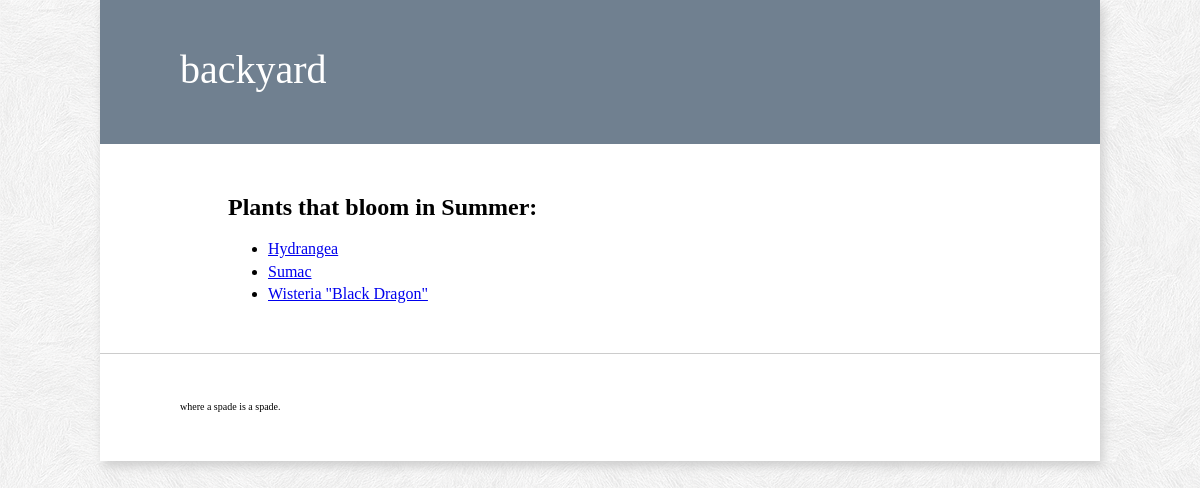
Page /plants/bloom_time/Summer/ on the earlier database version.
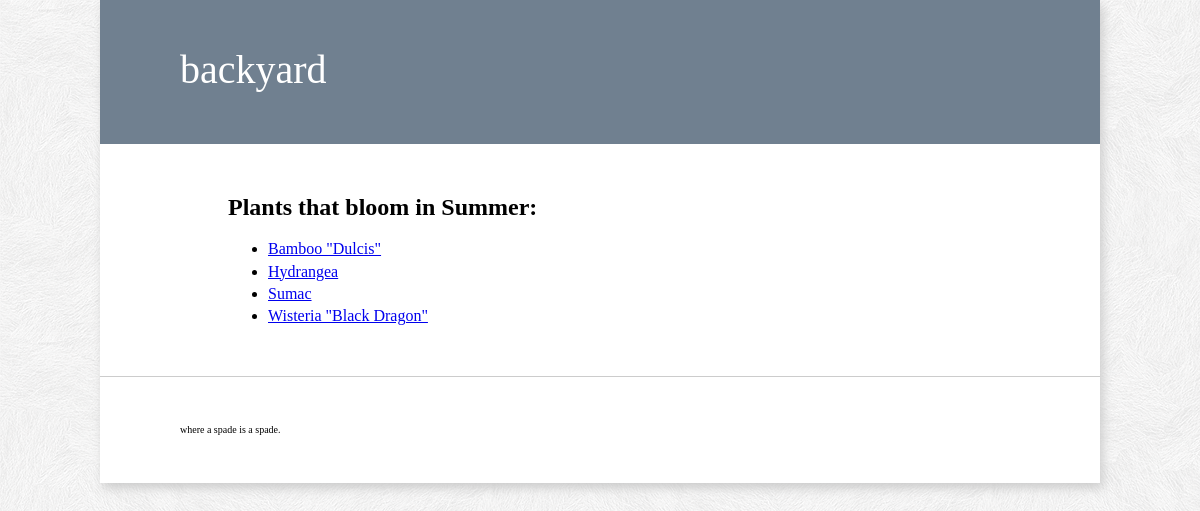
Same page on the later database version.
### plant/models.py (models this page shows)
class Plant(models.Model):
    common_name = models.CharField(max_length=50)
    genus = models.CharField(max_length=50)
    species = models.CharField(max_length=50)
    zone = models.IntegerField()
    featureColor = models.CharField(max_length=20)
    nativeRegion = models.CharField(max_length=50)
    thingy = models.CharField(max_length=50, blank="True")
    plantDescription = models.TextField()
    plantType = models.CharField(max_length=20)
    SPRING = 'Spring'
    SUMMER = 'Summer'
    FALL = 'Fall'
    WINTER = 'Winter'
    BLOOM_TIME_CHOICES = (
        (SPRING, 'Spring'),
        (SUMMER, 'Summer'),
        (FALL, 'Fall'),
        (WINTER, 'Winter'),
    )
    bloom_time = models.CharField(max_length=15,
        choices=BLOOM_TIME_CHOICES,
        default=SPRING
    )
    FULL_SUN = 'Full Sun'
    PART_SUN = 'Part Sun'
    SHADE = 'Shade'
    SUN_NEEDS_CHOICES = (
        (FULL_SUN, 'Full Sun'),
        (PART_SUN, 'Part Sun'),
        (SHADE, 'Shade'),
    )
    sun_needs = models.CharField(max_length=15,
        choices=SUN_NEEDS_CHOICES,
        default = FULL_SUN
    )
    def __unicode__(self):
        return self.common_name

### plant/views.py (the view)
def subIndex(request, pk='Zilch'):
    bloomTimeD = {'Spring': 'Spring', 'Summer':'Summer', 'Fall':'Fall', 'Winter': 'Winter',}
    plantTypeD = {'Shrub': 'Shrub', 'Vine':'Vine', 'Tree':'Tree', 'Conifer':'Conifer',}
    sunNeedsD = {'full-sun': 'Full Sun', 'part-sun':'Part Sun', 'shade': 'Shade',}
    if pk in bloomTimeD:
        list_of_stuff = Plant.objects.filter(bloom_time=pk).order_by('common_name')
        other_stuff = Plant.objects.exclude(bloom_time=pk).order_by('common_name')
        pageHeader = ('Plants that bloom in %s:' % pk)
    elif pk in plantTypeD:
        list_of_stuff = Plant.objects.filter(plantType=pk).order_by('common_name')
        other_stuff = 'monkeybanana'
        pageHeader = ('%s-type plants:' % pk)
    elif pk in sunNeedsD:
        sunLabel = sunNeedsD[pk]
        list_of_stuff = Plant.objects.filter(sun_needs=sunLabel).order_by('common_name')
        other_stuff = 'monkeyfuck'
        pageHeader = ('Plants that need %s:' % sunLabel)
    context = {
        'list_of_stuff': list_of_stuff,
        'pk' : pk,
        'pageHeader': pageHeader,
        'other_stuff': other_stuff,
    }
    return render(request, 'plant/subIndex.html', context)

### plant/templates/plant/subIndex.html (shortened to what this page needs)
{% extends 'base.html' %}
{% block content %}
{% if list_of_stuff %}
	<h2>{{ pageHeader }}</h2>
    <ul>
    {% for plant in list_of_stuff %}
        <li><a href="/plants/{{ plant.id }}/">{{ plant.common_name }}</a></li>
    {% endfor %}
    </ul>
{% else %}
    <p>No plants are available at this time.</p>
{% endif %}
{% endblock %}

Differences in the rows shown:
added Plant: common_name "Bamboo \"Dulcis\""
